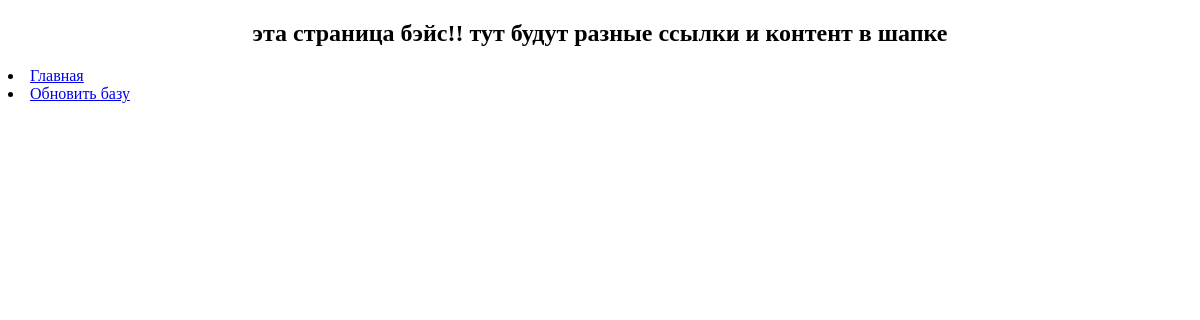
Page /main/ on the earlier database version.
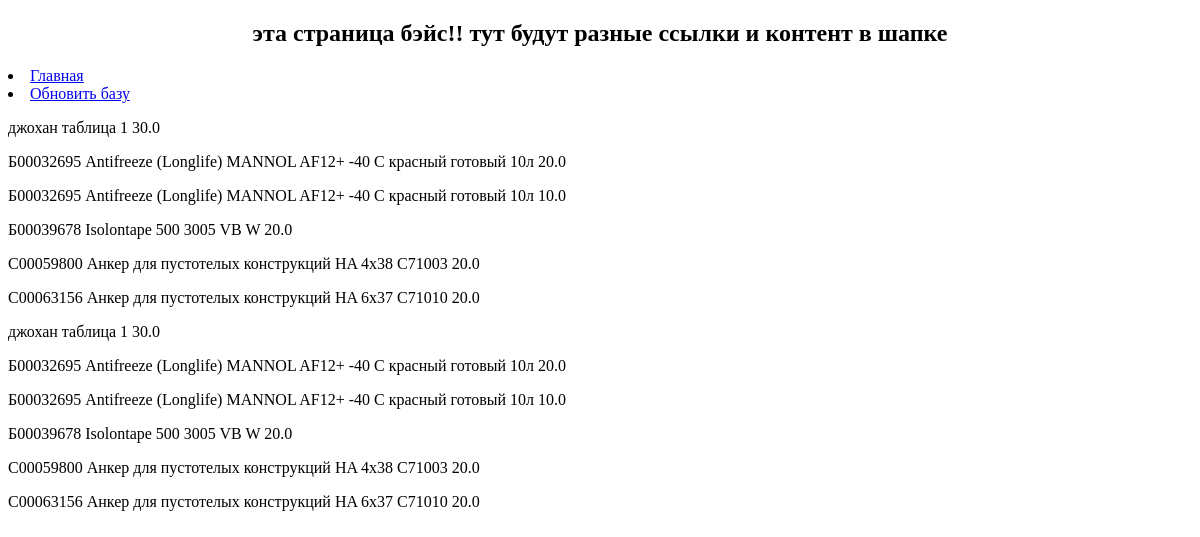
Same page on the later database version.
### search/models.py (models this page shows, shortened)
class Remains(models.Model):
    comment = models.CharField(max_length=50)
    code = models.CharField(max_length=50)
    article = models.CharField(max_length=30)
    party = models.CharField(max_length=9)
    title = models.CharField(max_length=100)
    base_unit = models.CharField(max_length=10)
    project = models.CharField(max_length=20)
    quantity = models.FloatField(blank=True)

### search/views.py (the view)
# urls.py: path('main/', get_main_page, name='main'),
def get_main_page(request):
    remains = Remains.objects.all()
    return render(request, 'base.html', {'title': 'Главная Страница', 'menu': menu, 'remains': remains })

### search/templates/base.html (shortened to what this page needs)
{% load static %}
<!DOCTYPE html>
<html lang="en">
<head>
    <link rel="stylesheet" href="{% static 'css/style.css' %}">
</head>
<body>
{% block menu %}
<h2 style="text-align: center";>эта страница бэйс!! тут будут разные ссылки и контент в шапке</h2>
 {% for m in menu %}
          <li ><a href="{% url m.url_name %}">{{ m.title }}</a></li>
        {% endfor %}
{% for r in remains %}
   <p> {{ r.article }}   {{ r.title }}   {{ r.quantity }}</p>
    {% endfor %}
{% endblock menu %}
</body>
</html>

Differences in the rows shown:
added Remains: article "джохан", title "таблица 1", quantity "30.0"
added Remains: article "Б00032695", title "Antifreeze (Longlife) MANNOL AF12+ -40 C красный готовый 10л", quantity "20.0"
added Remains: article "Б00032695", title "Antifreeze (Longlife) MANNOL AF12+ -40 C красный готовый 10л", quantity "10.0"
added Remains: article "Б00039678", title "Isolontape 500 3005 VB W", quantity "20.0"
added Remains: article "C00059800", title "Анкер для пустотелых конструкций HA 4x38 C71003", quantity "20.0"
added Remains: article "C00063156", title "Анкер для пустотелых конструкций HA 6х37 C71010", quantity "20.0"
added Remains: article "джохан", title "таблица 1", quantity "30.0"
added Remains: article "Б00032695", title "Antifreeze (Longlife) MANNOL AF12+ -40 C красный готовый 10л", quantity "20.0"
added Remains: article "Б00032695", title "Antifreeze (Longlife) MANNOL AF12+ -40 C красный готовый 10л", quantity "10.0"
added Remains: article "Б00039678", title "Isolontape 500 3005 VB W", quantity "20.0"
added Remains: article "C00059800", title "Анкер для пустотелых конструкций HA 4x38 C71003", quantity "20.0"
added Remains: article "C00063156", title "Анкер для пустотелых конструкций HA 6х37 C71010", quantity "20.0"
